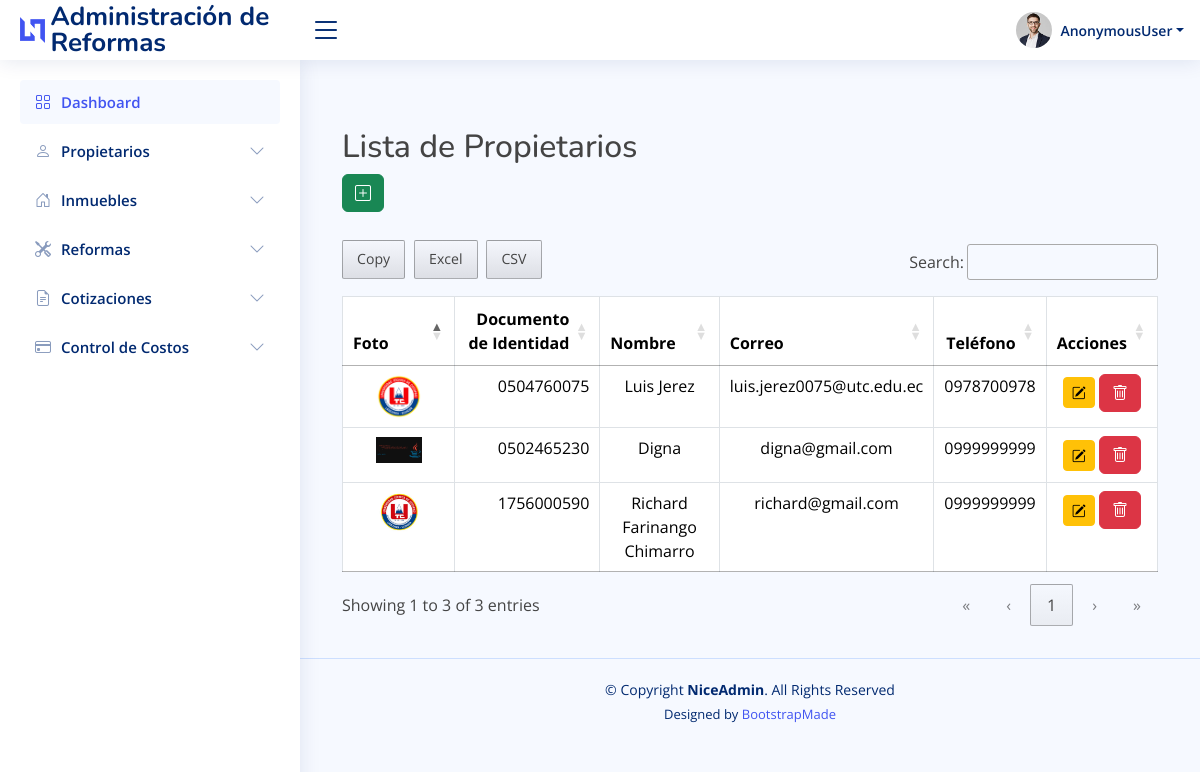
The app's page /propietarios/ with its own data.
### Apps/web/models.py (models this page shows, shortened)
class Propietario(models.Model):
    dni = models.CharField(max_length=10, verbose_name='DOCUMENTO DE IDENTIFICACIÓN', unique=True, null=True)
    foto = models.ImageField(verbose_name='FOTO DEL PROPIETARIO:', upload_to='propietarios/', null=True)
    nombre = models.CharField(max_length=255, verbose_name='NOMBRE:')
    correo = models.EmailField(verbose_name='CORREO:')
    telefono = models.CharField(max_length=10, null=True, blank=True, verbose_name='TELÉFONO')
    direccion = models.CharField(max_length=255, null=True, blank=True, verbose_name='DIRECCIÓN')

### Apps/web/views.py (the view)
# urls.py: path('propietarios/', views.propietario_list, name='propietarios_list'),
def propietario_list(request):
    propietarios = Propietario.objects.all()
    return render(request, 'propietarios/lista.html', {'propietarios': propietarios})

### Apps/web/templates/propietarios/lista.html
{% extends 'base.html' %}
{% block main %}
<main id="main">
    <div class="container mt-5">
        <h2>Lista de Propietarios</h2>
        <a href="{% url 'propietario_create' %}" class="btn btn-success mb-3"><i class="bi bi-plus-square"></i></a>
        <table class="table table-bordered jquery_table text-center">
            <thead>
                <tr>
                    <th>Foto</th>
                    <th>Documento de Identidad</th>
                    <th>Nombre</th>
                    <th>Correo</th>
                    <th>Teléfono</th>
                    <th>Acciones</th>
                </tr>
            </thead>
            <tbody>
                {% for propietario in propietarios %}
                <tr>
                    {% if propietario.foto %}
                        <td><img src="{{propietario.foto.url}}" alt="{{ propietario.nombre }}" class="img w-50 h-50"></td>
                    {% else %}
                    <td><div class="alert alert-danger">No hay foto</div></td>
                    {% endif %}
                    <td>{{ propietario.dni }}</td>
                    <td>{{ propietario.nombre }}</td>
                    <td>{{ propietario.correo }}</td>
                    <td>{{ propietario.telefono }}</td>
                    <td>
                        <a href="{% url 'propietario_edit' propietario.pk %}" class="btn btn-warning btn-sm"><i class="bi bi-pencil-square"></i></a>
                        <a href="{% url 'propietario_delete' propietario.pk %}" class="btn btn-danger"><i class="bi bi-trash"></i></a>
                    </td>
                </tr>
                {% endfor %}
            </tbody>
        </table>
    </div>
</main>
{% endblock  %}

### static/assets/css/style.css (style rules this page uses)
:root { scroll-behavior: smooth; }
body { font-family: "Open Sans", sans-serif; background: #f6f9ff; color: #444444; }
a { color: #4154f1; text-decoration: none; }
h1, h2, h3, h4, h5, h6 { font-family: "Nunito", sans-serif; }
#main { margin-top: 60px; padding: 20px 30px; transition: all 0.3s; }
@media (min-width: 1200px) { #main, #footer { margin-left: 300px; } }

### records on screen
Propietario: foto (picture), dni "0504760075", nombre "Luis Jerez", correo "luis.jerez0075@utc.edu.ec", telefono "0978700978"
Propietario: foto (picture), dni "0502465230", nombre "Digna", correo "digna@gmail.com", telefono "0999999999"
Propietario: foto (picture), dni "1756000590", nombre "Richard Farinango Chimarro", correo "richard@gmail.com", telefono "0999999999"

### other values on screen
{{ user }} "AnonymousUser"
